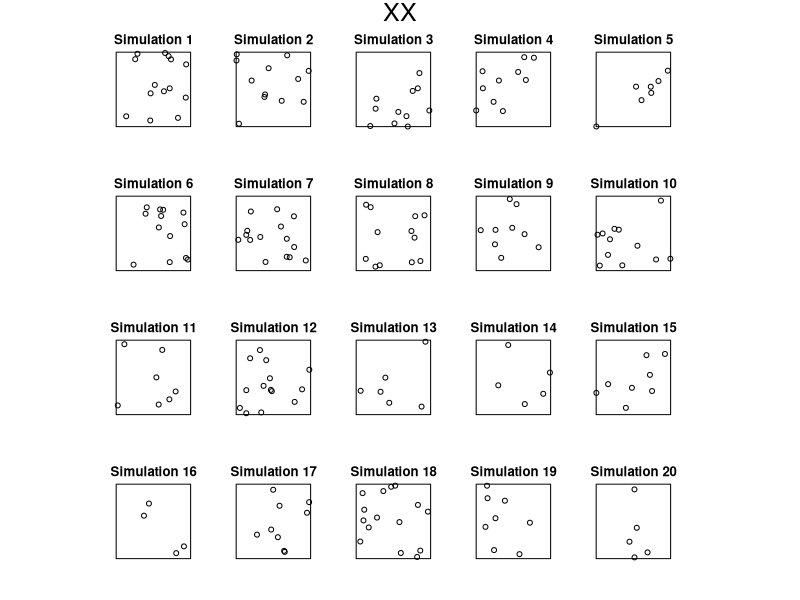
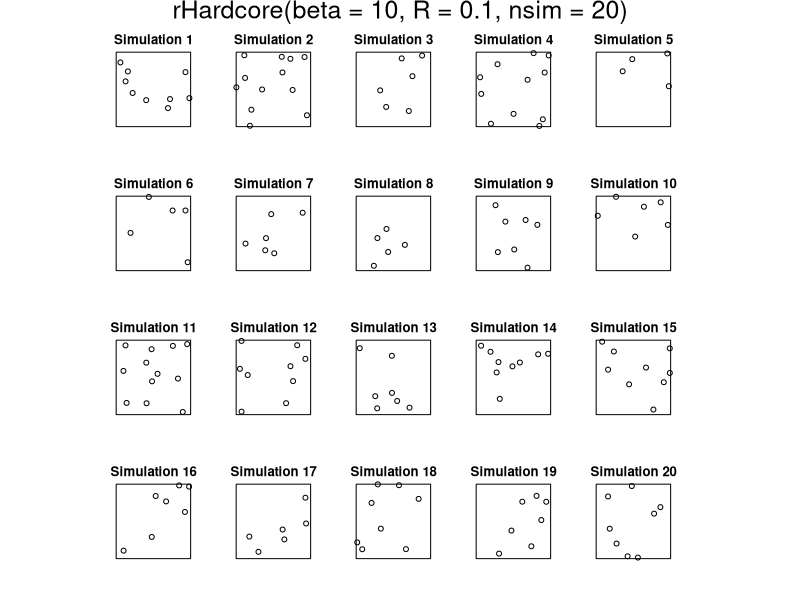
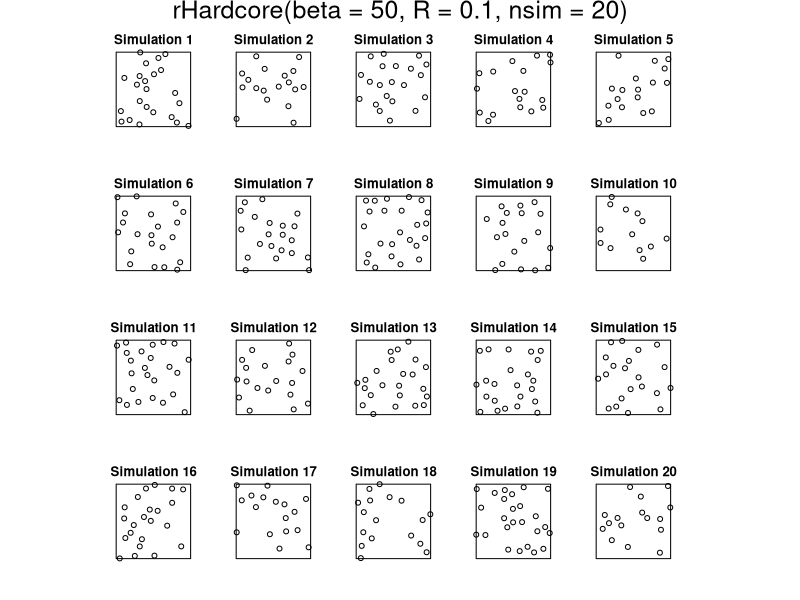
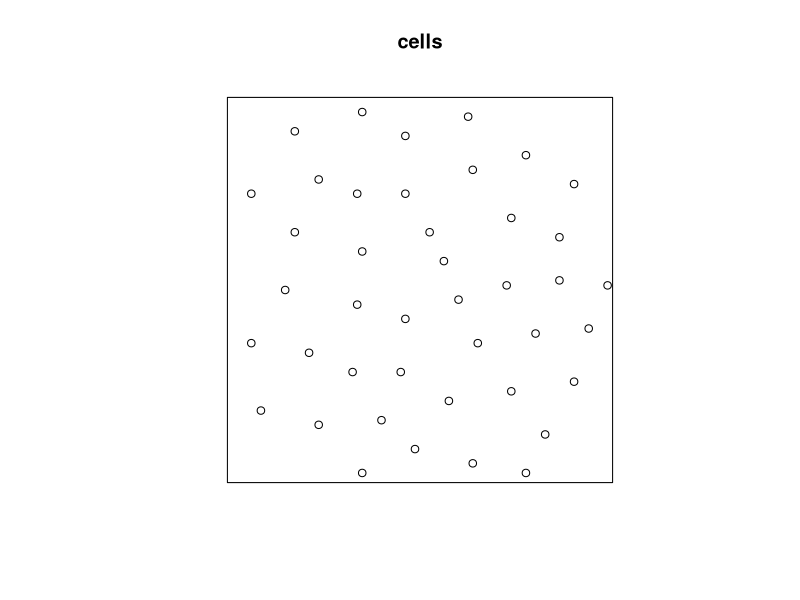
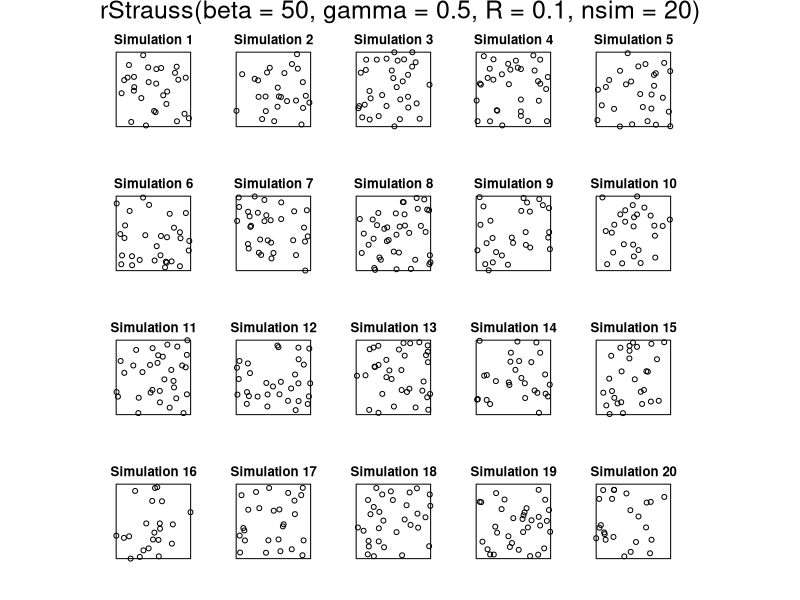
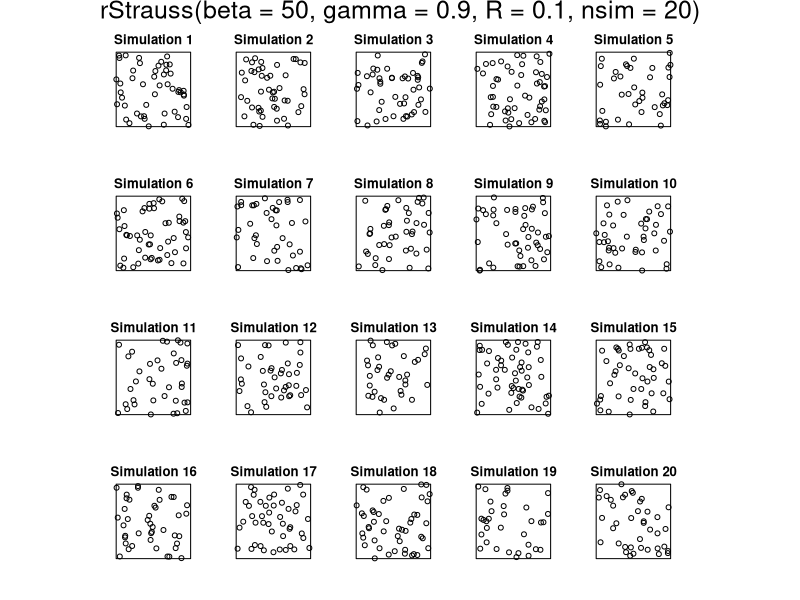
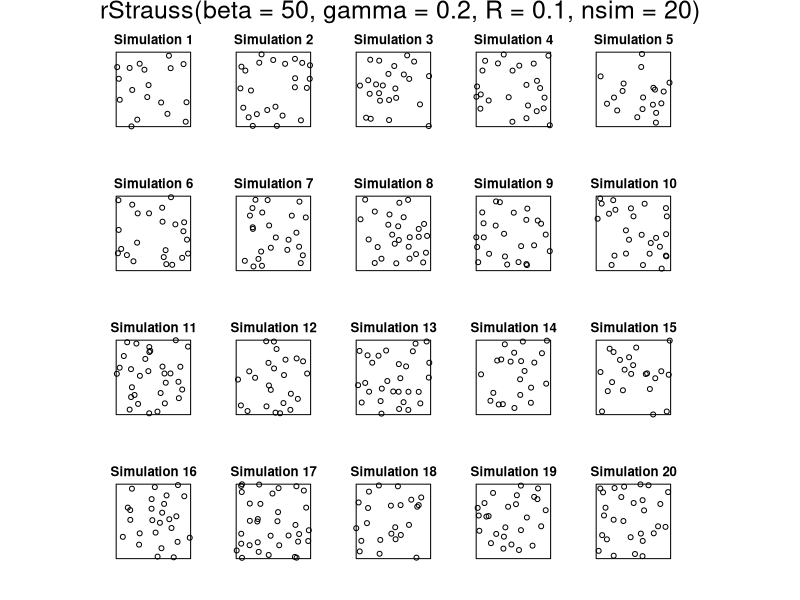
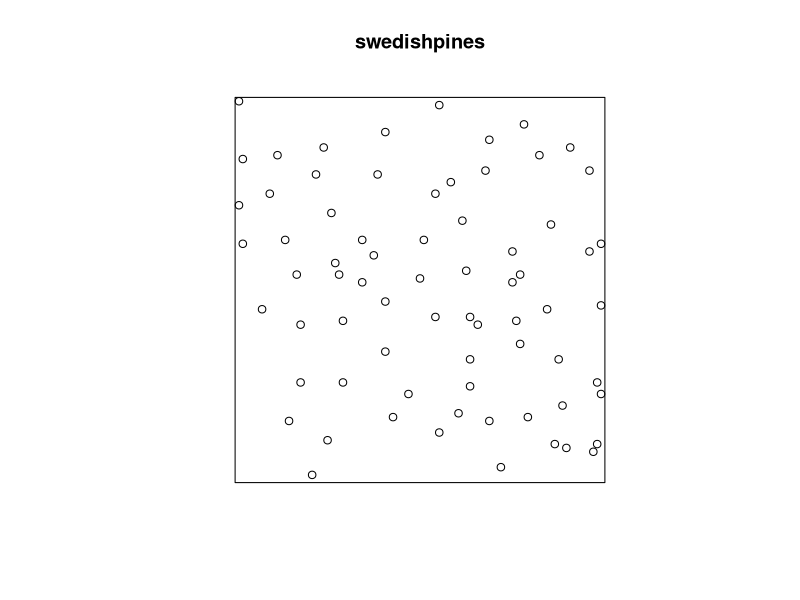

These figures' R source, in order:
#'      Course on analysing spatial point patterns with spatstat
#'                     Melbourne, September 2018
#' 
#'                   Lecturer's R script 
#'                  Session 10: Gibbs processes
#' 
#'  Copyright (c) Adrian Baddeley, Ege Rubak, Rolf Turner and Tilman Davies 2018
#' 
library(spatstat)

set.seed(42)
XX <- rpoispp(10, nsim=20) 
plot(XX)
sapply(XX, minnndist) > 0.1

plot(rHardcore(beta=10, R=0.1, nsim=20))

plot(rHardcore(beta=50, R=0.1, nsim=20))

plot(cells)
ppm(cells ~ 1, Hardcore())

plot(rStrauss(beta=50, gamma=0.5, R=0.1, nsim=20))
plot(rStrauss(beta=50, gamma=0.9, R=0.1, nsim=20))
plot(rStrauss(beta=50, gamma=0.2, R=0.1, nsim=20))

ppm(cells ~ 1, Strauss(0.1))

plot(swedishpines)
plot(density(swedishpines))
fitP <- ppm(swedishpines ~ polynom(x, y, 2))
plot(Kinhom(swedishpines, sigma=bw.scott))
fitS <- ppm(swedishpines ~ polynom(x,y,2), Strauss(9))
anova(fitP, fitS, test="LR")

plot(predict(fitS, type="cif", ngrid = 256))
plot(swedishpines, add=TRUE, cols="white", pch=16)
plot(intensity(fitS))
plot(simulate(fitS, nsim=9))

step(fitS)

plot(leverage(fitS))
points(swedishpines, col = "white")
plot(dfbetas(fitS), nrows=3)
#' The result of `dfbetas` can be unwieldy.
#' Boiled down to one (likelihood based) value by `influence`
plot(influence(fitS))
